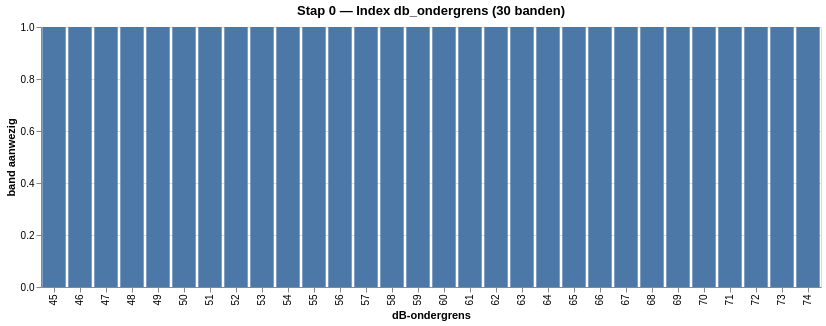

Here is the notebook cell this chart was saved with:
### Code cell
from contour.notebook_viz import staafdiagram_reeks

staafdiagram_reeks(
    pd.Series(1, index=lden.index),
    titel='Stap 0 — Index db_ondergrens' + ' (30 banden)',
    y_label='band aanwezig',
)

### Figure 1 — Vega-Lite specification as saved in the notebook (floating-point values rounded to 4 significant figures)
{"config": {"view": {"continuousWidth": 300, "continuousHeight": 300}}, "data": {"name": "data-ebd6aee19799089630f6af473f82f2dd"}, "mark": {"type": "bar", "color": "#4C78A8"}, "encoding": {"tooltip": [{"field": "db_ondergrens", "title": "dB", "type": "ordinal"}, {"field": "waarde", "format": ",.4f", "type": "quantitative"}], "x": {"field": "db_ondergrens", "sort": ["45", "46", "47", "48", "49", "50", "51", "52", "53", "54", "55", "56", "57", "58", "59", "60", "61", "62", "63", "64", "65", "66", "67", "68", "69", "70", "71", "72", "73", "74"], "title": "dB-ondergrens", "type": "ordinal"}, "y": {"field": "waarde", "scale": {"zero": true}, "title": "band aanwezig", "type": "quantitative"}}, "height": 260, "title": "Stap 0 — Index db_ondergrens (30 banden)", "width": 780, "$schema": "https://vega.github.io/schema/vega-lite/v6.1.0.json", "datasets": {"data-ebd6aee19799089630f6af473f82f2dd": [{"db_ondergrens": "45", "waarde": 1}, {"db_ondergrens": "46", "waarde": 1}, {"db_ondergrens": "47", "waarde": 1}, {"db_ondergrens": "48", "waarde": 1}, {"db_ondergrens": "49", "waarde": 1}, {"db_ondergrens": "50", "waarde": 1}, {"db_ondergrens": "51", "waarde": 1}, {"db_ondergrens": "52", "waarde": 1}, {"db_ondergrens": "53", "waarde": 1}, {"db_ondergrens": "54", "waarde": 1}, {"db_ondergrens": "55", "waarde": 1}, {"db_ondergrens": "56", "waarde": 1}, {"db_ondergrens": "57", "waarde": 1}, {"db_ondergrens": "58", "waarde": 1}, {"db_ondergrens": "59", "waarde": 1}, {"db_ondergrens": "60", "waarde": 1}, {"db_ondergrens": "61", "waarde": 1}, {"db_ondergrens": "62", "waarde": 1}, {"db_ondergrens": "63", "waarde": 1}, {"db_ondergrens": "64", "waarde": 1}, {"db_ondergrens": "65", "waarde": 1}, {"db_ondergrens": "66", "waarde": 1}, {"db_ondergrens": "67", "waarde": 1}, {"db_ondergrens": "68", "waarde": 1}, {"db_ondergrens": "69", "waarde": 1}, {"db_ondergrens": "70", "waarde": 1}, {"db_ondergrens": "71", "waarde": 1}, {"db_ondergrens": "72", "waarde": 1}, {"db_ondergrens": "73", "waarde": 1}, {"db_ondergrens": "74", "waarde": 1}]}}
